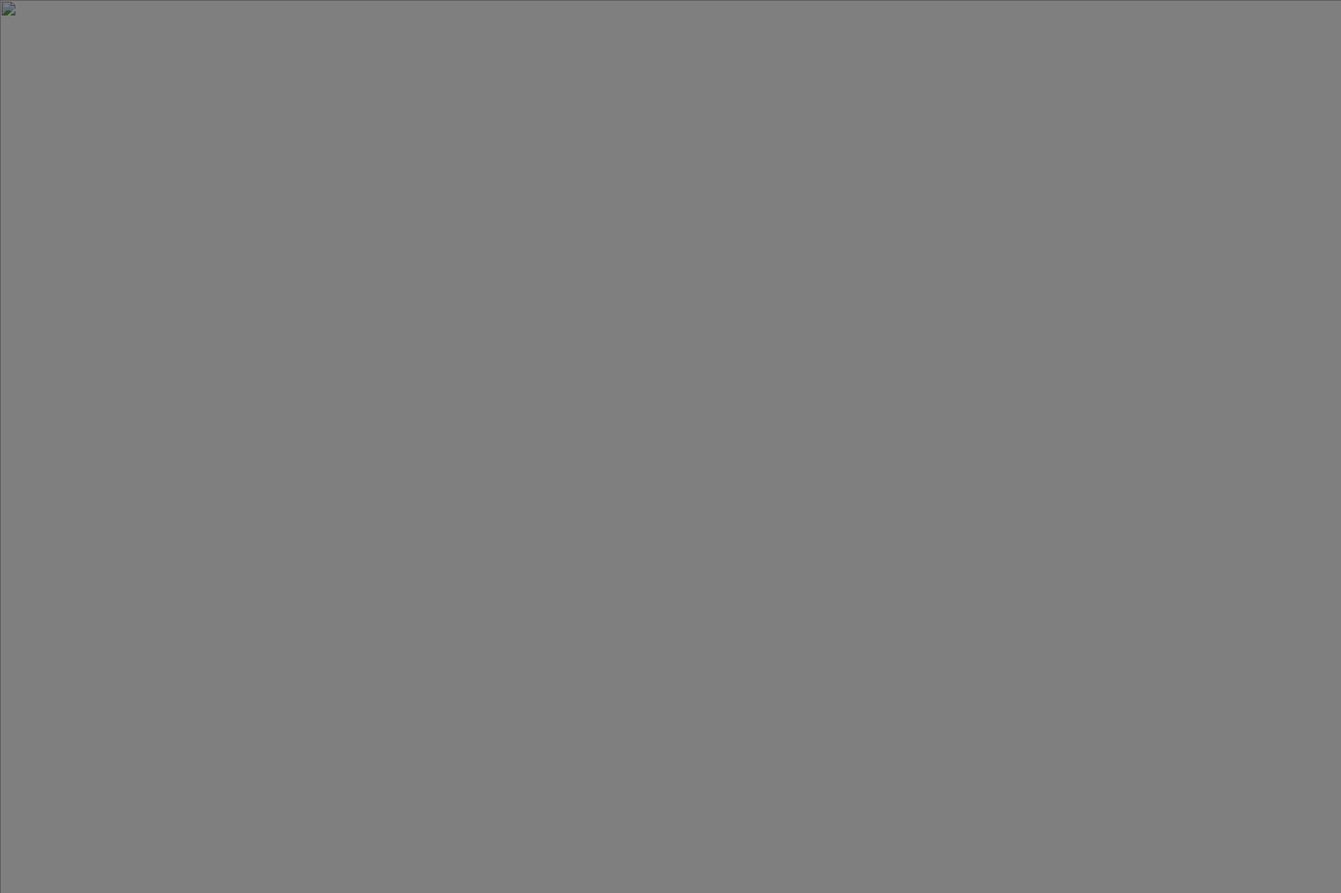
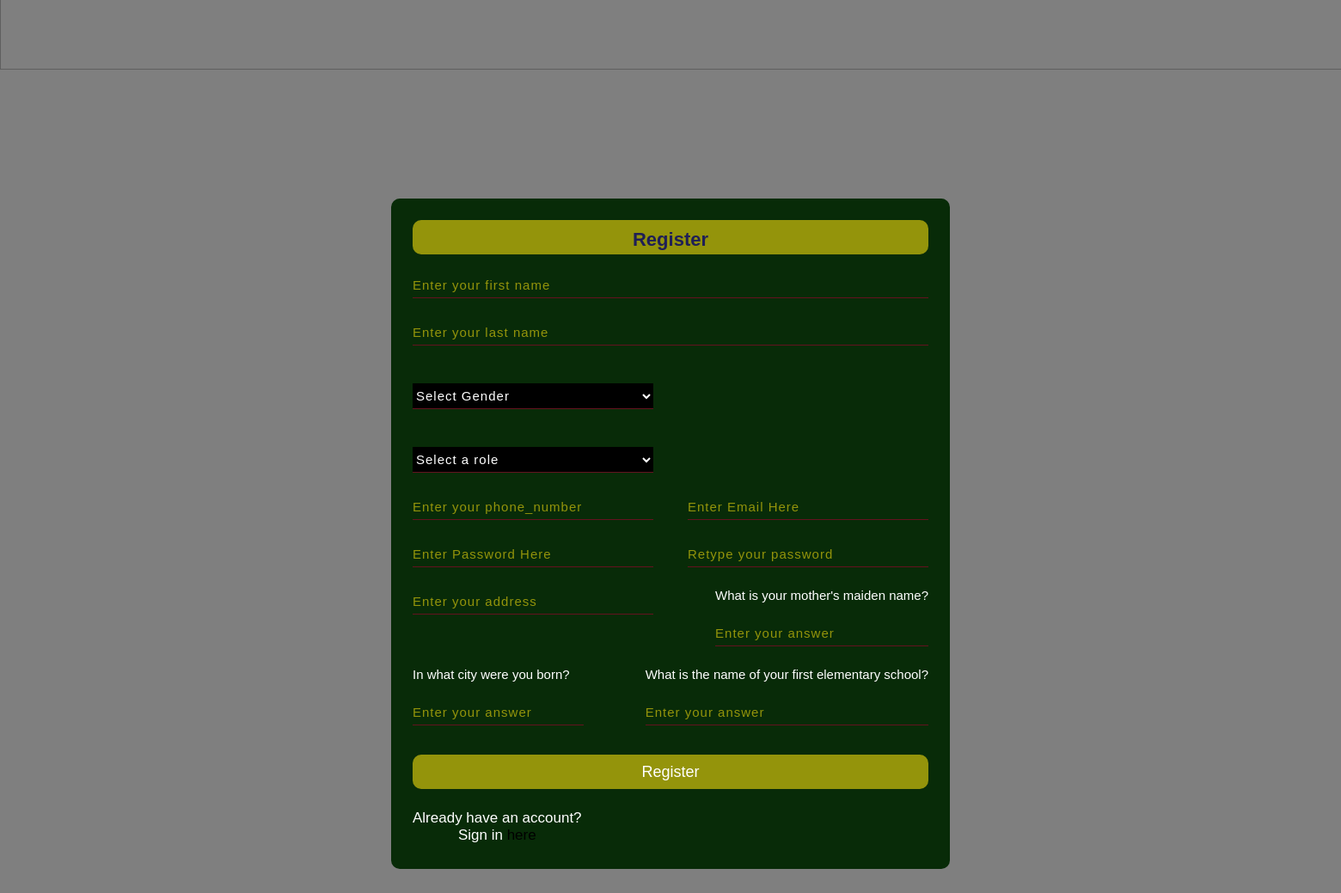
Page /g_view/home_register.php on the committed database (2 pictures, top to bottom).
### tables this page shows
CREATE TABLE `questions` (
  `questionId` int NOT NULL,
  `questionText` varchar(500) DEFAULT NULL
);

### action/fetchQuestion.php (called while the page is built, shortened)
<?php
function getAllquestions() {
    global $conn;
    $sql = "SELECT* FROM questions";
    $result = $conn->query($sql);
    if ($result->num_rows > 0) {
        $questions = array();
        while ($row = $result->fetch_assoc()) {
            $questions[] = $row;
        }
        return $questions;
    } else {
        return null;
    }
}
?>

### g_view/home_register.php (the view, shortened to what this page needs)
<?php
include '../settings/connection.php';
include('../action/fetchQuestion.php');
$questions = getAllquestions();
?>
<!DOCTYPE html>
<html lang="en">
<head>
</head>
<body>
    <div class="pictures"> <img src="" width="100%" height="100%"></div>
    <div class="main">
        <div class="register" id="register-form">
            <form action="../action/register_action.php" method="POST" class="form" onclick=return validateform()>
                <h2>Register</h2>
                <input type="text" name="fname" placeholder="Enter your first name" required>
                <input type="text" name="lname" placeholder="Enter your last name" required>
                <div class="gender">
                    <select name="gender" id="gender" required>
                        <option value="">Select Gender</option>
                    </select>
                </div>
                <div class="gender">
                    <select name="role" id="role" required onchange="toggleCategoryField()">
                        <option value="">Select a role</option>
                    </select>
                </div>
                <input type="phone_number" name="phone_number" placeholder="Enter your phone_number" required>
                <input type="email" name="email" placeholder="Enter Email Here" required>
                <input type="password" name="password" placeholder="Enter Password Here" required pattern="^(?=.*[!@#$%^&*])(?=.*[0-9])(?=.*[A-Z]).{8,}$">
                <input type="password" name="confirmpassword" placeholder="Retype your password" required pattern="^(?=.*[!@#$%^&*])(?=.*[0-9])(?=.*[A-Z]).{8,}$">
                <input type="street_adddress" name="street_adddress" placeholder="Enter your address" required>
                <?php foreach ($questions as $question): ?>
                    <div class="security-question-item">
                        <p class="security-question"><?= htmlspecialchars($question['questionText']) ?></p>
                        <input type="text" name="security_answer[]" placeholder="Enter your answer" required>
                    </div>
                <?php endforeach; ?>
                <button type="submit" class="btnn">Register</button>
                <p class="link" style="vertical-align: middle;">Already have an account?<br>
                    Sign in<a href="../g_view/home.php"> here</a></p>
        </div>
    </div>
</body>
</html>

### g_view/home_register.php (style rules this page uses)
* { margin: 0; padding: 0; font-family: sans-serif; }
body { width: 110%; height: 100vh; background-color: #fff; }
.main { position: absolute; top: 50%; left: 50%; transform: translate(-50%, -35%); }
.pictures { position: relative; background-size: cover; background-position: center; width: 140%; height: 140%; }
.form h2 { width: 100%; text-align: center; color: rgb(31, 31, 86); font-size: 22px; background-color: rgb(148, 148, 11); border-radius: 10px; margin: 0; padding-top: 10px; vertical-align: middle; }
::placeholder { color:rgb(148, 148, 11); }
.btnn { width: 100%; height: 40px; background: rgb(148, 148, 11); border: none; margin-top: 30px; font-size: 18px; border-radius: 10px; cursor: pointer; color: #fff; transition: 0.4s ease; }
.form .link { font-size: 17px; padding-top: 20px; text-align: center; color:#fff; }
.form .link a { text-decoration: none; color:black; text-align: center; }
.security-question { color: #fff; margin-top: 20px; font-size: 15px; width: 100%; font-family: 'Times New Roman', Times, serif; }
.form { width: 600px; height: 730px; margin: auto; background: rgb(8, 43, 8); border-radius: 10px; padding: 25px; display: flex; flex-wrap: wrap; justify-content: space-between; }
.form input { width: calc(50% - 20px); height: 30px; background: transparent; border-bottom: 1px solid #64121f; border-top: none; border-right: none; border-left: none; color: #fff; font-size: 15px; letter-spacing: 1px; margin-top: 20px; }
.form select { width: calc(50% - 20px); height: 30px; background: black; border-bottom: 1px solid #64121f; border-top: none; border-right: none; border-left: none; color: #fff; font-size: 15px; letter-spacing: 1px; margin-top: 20px; }
.form .gender { width: 100%; color: red; margin-top: 20px; }
.form .security-question, .form input[type="text"] { width: 100%; margin-top: 20px; }
.form .security-question { width: 100%; font-family: Arial; }

### rows in the picture
questions: questionText "What is your mother's maiden name?"
questions: questionText "In what city were you born?"
questions: questionText "What is the name of your first elementary school?"
